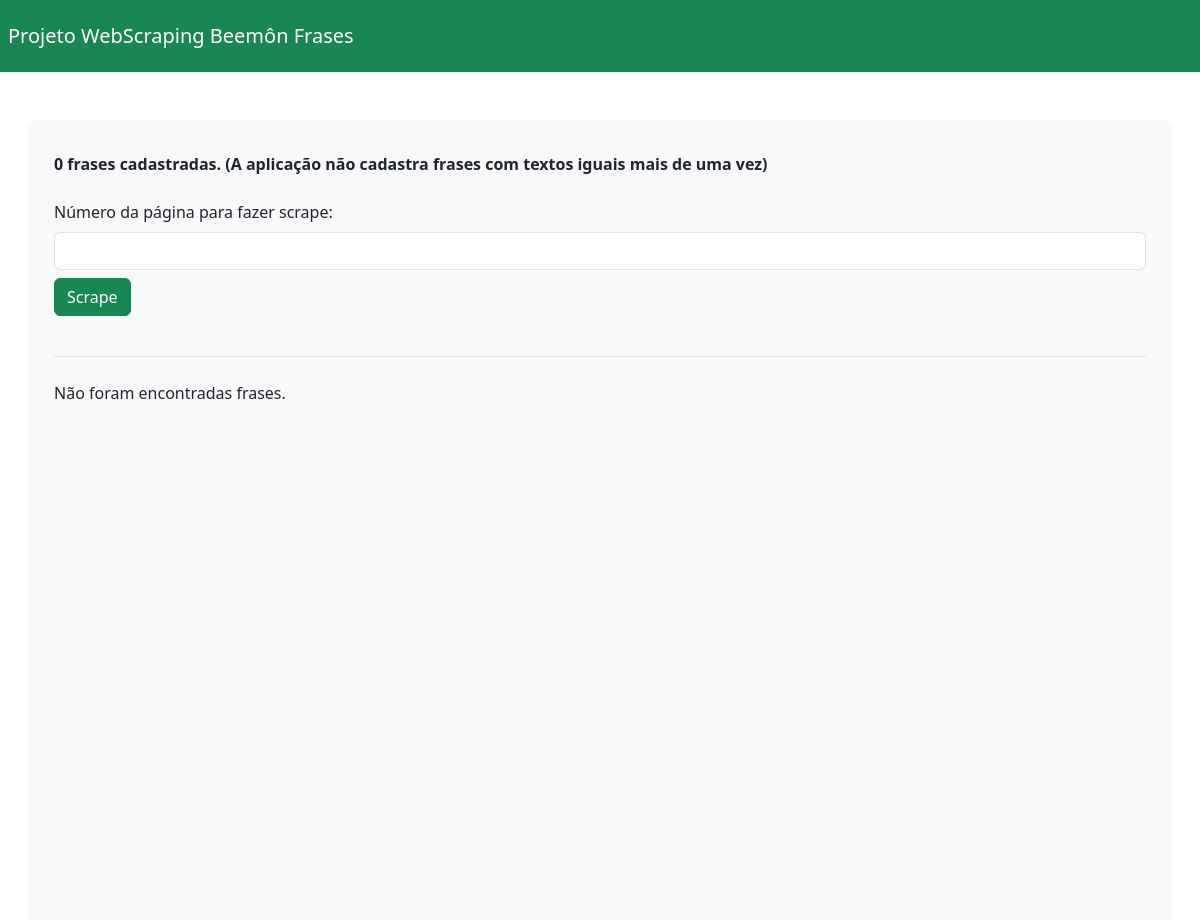
The app's page /, older data.
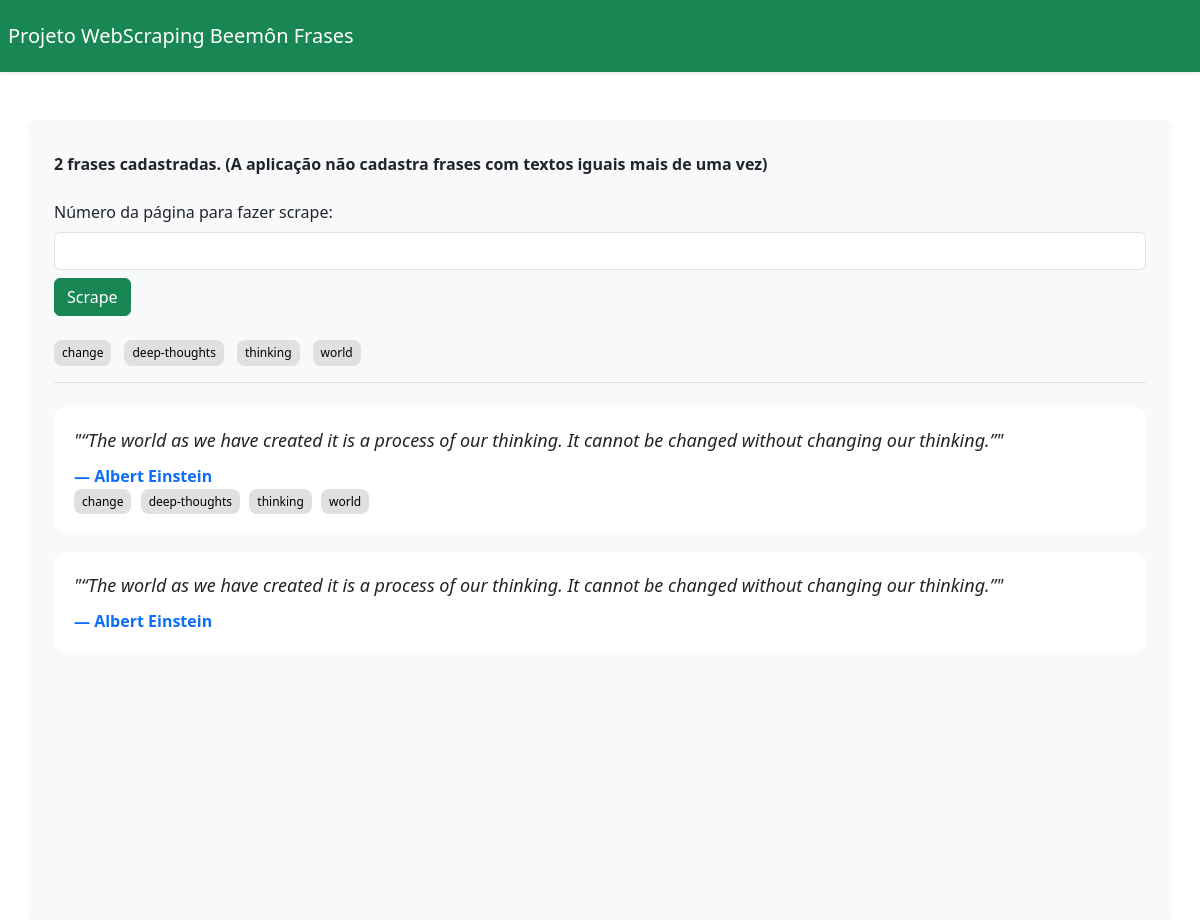
The same page, newer data.
### scraping/models.py (models this page shows)
class Tag(models.Model):
    name = models.CharField(max_length=256, unique=True, primary_key=True)

class Quote(models.Model):
    text = models.CharField(max_length=1024, blank=True, null=True)
    author = models.ForeignKey(Author, blank=True, null=True, on_delete=models.DO_NOTHING)
    tags = models.ManyToManyField(Tag)

class Author(models.Model):
    name = models.CharField(max_length=256, unique=True, primary_key=True)
    born = models.CharField(max_length=128, blank=True, null=True)
    description = models.TextField(blank=True, null=True)

### scraping/views.py (the view, shortened to what this page needs)
# urls.py: path("", views.HomeView.as_view(), name="home_view"),
class HomeView(TemplateView):
    template_name = "index.html"
    def get_context_data(self, **kwargs):
        context = super().get_context_data(**kwargs)
        tag = self.request.GET.get('tag')  # Get the tag from the URL
        if tag:
            quotes = models.Quote.objects.filter(tags__name=tag)
            context['selected_tag'] = tag
        else:
            quotes = models.Quote.objects.all()
        context['quotes'] = quotes.order_by("-id")
        context['quotes_count'] = quotes.count()
        context['authors'] = models.Author.objects.all()
        context['tags'] = models.Tag.objects.all()
        return context

### scraping/templates/index.html (shortened to what this page needs)
{% extends "main.html" %}
{% block content %}
    <div class="fw-bold pb-4 pt-2">
        {{ quotes_count }} frases cadastradas. (A aplicação não cadastra frases com textos iguais mais de uma vez)
    </div>
    <form method="post" >
        <label for="page" class="form-label">Número da página para fazer scrape:</label>
        <input type="number" class="form-control" id="page" name="page" min="1" required>
        <button type="submit" class="btn btn-success mt-2">Scrape</button>
    </form>
    <div class="my-4 border-bottom pb-3">
        <div class="quote-tags d-flex flex-wrap gap-2">
            {% for tag in tags %}
                <span><a class="tag-href" href="{% url 'home_view' %}?tag={{tag.name}}">{{ tag.name }}</a></span>
            {% endfor %}
        </div>
    </div>
    {% for quote in quotes %}
        <div class="quote-card">
            <div class="quote-text">"{{ quote.text }}"</div>
            <a class="quote-author" href="{% url 'author_detail' quote.author.name %}">— {{ quote.author.name }}</a>
            <div class="quote-tags">
                {% for tag in quote.tags.all %}
                    <span><a class="tag-href" href="{% url 'home_view' %}?tag={{tag.name}}">{{ tag.name }}</a></span>
                {% endfor %}
            </div>
        </div>
    {% empty %}
        <p>Não foram encontradas frases.</p>
    {% endfor %}
{% endblock %}

### scraping/templates/main.html (shortened to what this page needs)
<!DOCTYPE html>
<html lang="en">
<head>
  <link href="https://cdn.jsdelivr.net/npm/bootstrap@5.3.6/dist/css/bootstrap.min.css" rel="stylesheet">
</head>
<body>
    <nav class="navbar bg-success navbar-dark shadow-sm">
        <div class="container-fluid p-2">
            <a class="navbar-brand" href="{% url 'home_view' %}">Projeto WebScraping Beemôn Frases</a>
        </div>
    </nav>
    <div class="container bg-light w-100 mt-5 shadow-sm rounded p-4" style="min-height: 100vh;">
        {% block content %}
        {% endblock %}
    </div>
</body>
</html>

### scraping/templates/main.html (style rules this page uses)
.quote-card { background-color: white; border-radius: 12px; padding: 20px; margin-bottom: 20px; transition: transform 0.2s; }
.quote-text { font-size: 18px; font-style: italic; margin-bottom: 10px; }
.quote-author { font-weight: bold; margin-bottom: 10px; text-decoration: none; }
.quote-tags span { background-color: #e0e0e0; border-radius: 8px; padding: 4px 8px; margin-right: 5px; font-size: 12px; }
.tag-href { color: black; text-decoration: none; }

Row changes from the older to the newer data that the page shows:
added Tag: name "change"
added Tag: name "deep-thoughts"
added Tag: name "thinking"
added Tag: name "world"
added Quote: text "“The world as we have created it is a process of our thinking. It cannot be changed without changing our thinking.”", author.name "Albert Einstein"
added Quote: text "“The world as we have created it is a process of our thinking. It cannot be changed without changing our thinking.”", author.name "Albert Einstein"
Text that changed along with them:
{{ quotes_count }}: "0" → "2"
text no longer shown: "Não foram encontradas frases."
